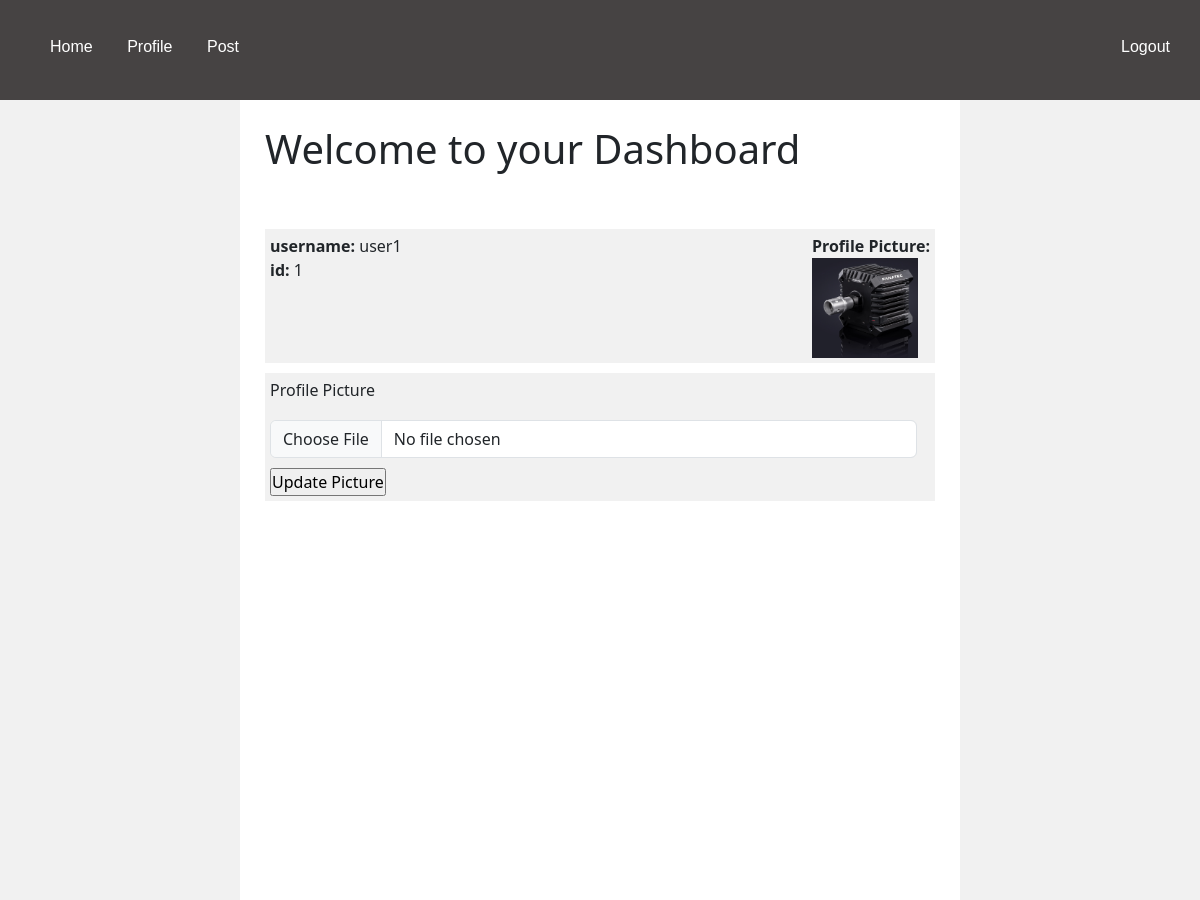
The app's page /profile (signed in) with its own data.
### blog/models.py (models this page shows, shortened)
class User(UserMixin,db.Model):
    id = db.Column(db.Integer, primary_key=True)
    username = db.Column(db.String(15), unique=True, nullable=False)
    hashed_password = db.Column(db.String(128))
    post = db.relationship('Post', backref='post', lazy=True)
    image_file = db.Column(db.String(40), nullable=True, default='Default_User_pic.jpg')
    userCommentsRelationship =  db.relationship('Comments', backref='userCommentsRelationship', lazy=True)
    @property
    def password(self):
        raise AttributeError('Password is not readable.')

### blog/routes.py (the view, shortened to what this page needs)
@app.route("/profile", methods=['GET','POST'])
def profile():
    if current_user.is_authenticated:
        form = ProfilePicture()
        profile_item = User.query.get_or_404(current_user.id)
        print(form.validate_on_submit())
        return render_template('profile.html', title='profile', form=form, profile_item=profile_item)
    else:
        return redirect(url_for('login'))

### blog/forms.py
class ProfilePicture(FlaskForm):
    profile_pic = FileField("Profile Picture", validators=[DataRequired()])
    submit =SubmitField('Submit')

### blog/models.py (called while the page is built)
@login_manager.user_loader
def load_user(user_id):
    return User.query.get(int(user_id))

### blog/templates/profile.html (shortened to what this page needs)
{% extends "layout.html" %}
{% block content %}
    <div class="userdashboard">
        <h1>Welcome to your Dashboard</h1>
        <br/><br/>
            <div class="infopic">
                <div class="userinfo">
                    <strong>username: </strong>{{current_user.username}}<br/>
                    <strong>id: </strong>{{current_user.id}}<br/>
                    <strong></strong><br/>
                    <strong></strong><br/>
                </div>
                <div class="profilepic">
                    <div>
                        <strong>Profile Picture:</strong>
                    </div>
                    <div>
                        <img class="avatar" src="{{url_for('static', filename=profile_item.image_file)}}">
                    </div>
                </div>
            </div>
        </div>
        <div class="profilepicform">
            <form method="POST", action="/profile", enctype="multipart/form-data">
                <div class="uploadpicture">
                    <div class="titlelabel postform">
                        {{form.profile_pic.label (class='form-label')}}
                    </div>
                    <div class="titleinput postform">
                        {{form.profile_pic(class='form-control', value=profile_item.profile_pic)}}
                    </div>
                    <div class="picpostbutton postform">
                        <input type="submit" value="Update Picture" />
                    </div>
                </div>
            </form>
        </div>
{% endblock content %}

### blog/static/styles.css (style rules this page uses)
* { margin: 0; padding: 0; box-sizing: border-box; }
.infopic { display: inline-block; display: flex; justify-content: space-between; background-color: rgb(241, 241, 241); padding: 5px; }
.avatar { max-height: 100px; }
.profilepic { display: block; }
.picpostbutton { padding-top: 10px; display: inline-block; }
.uploadpicture { background-color: rgb(241, 241, 241); margin-top: 10px; }
.mainBody { min-height: 100vh; background-color: rgb(255, 255, 255); }
.form-control { width: 98%; }
.postform { padding: 5px; }

### records on screen
User: username "user1", id "1", image_file (picture)
